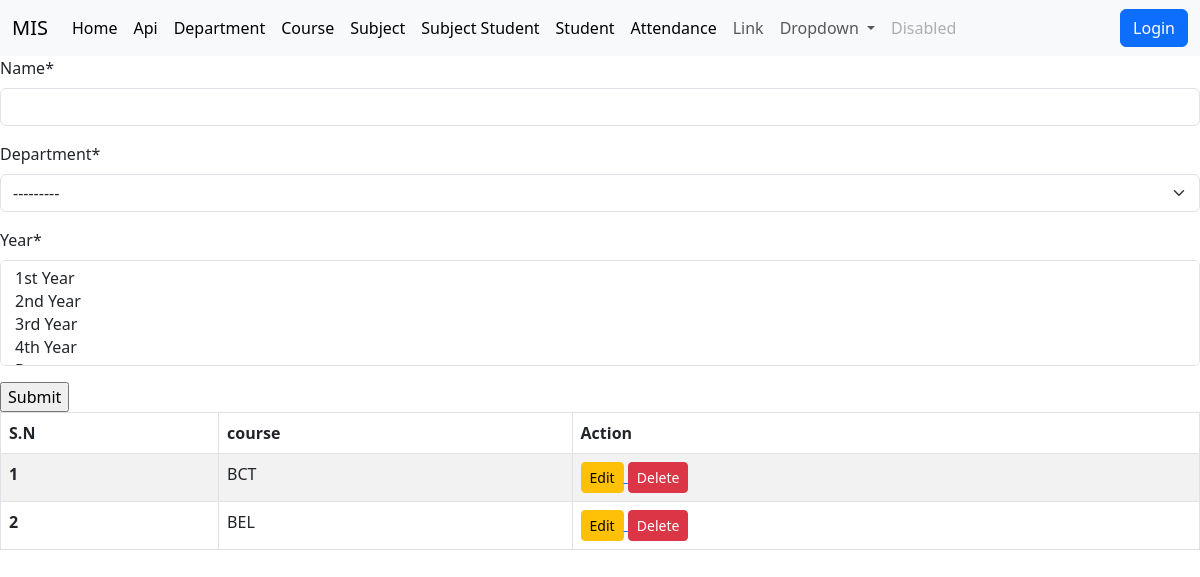
The page /course on the database its author committed.
### api/models.py (models this page shows, shortened)
class Department(models.Model):
    name = models.CharField(max_length=250)
    def __str__(self):
        return self.name

class Year(models.Model):
    year=models.CharField( max_length=50,choices=(
        ('1st Year','1st Year'),
        ('2nd Year','2nd Year'),
        ('3rd Year','3rd Year'),
        ('4th Year','4th Year'),
        ('Pass out','Pass out'),
        ),unique=True)
    def __str__(self):
        return self.year

class Course(models.Model):
    name=models.CharField(max_length=100)
    department = models.ForeignKey(Department, on_delete=models.CASCADE)
    year=models.ManyToManyField(Year)

### Home/views.py (the view, shortened to what this page needs)
# urls.py: path('course', views.course,name='course'),
def course(request):
    context ={}
    all_courses=Course.objects.all()
    context={
        'courseform':CourseForm(),
        'all_courses':all_courses,
    }
    return render(request, "course.html", context)

### Home/forms.py
class CourseForm(forms.ModelForm):
    class Meta:
        model = api.Course
        fields = "__all__"

### templates/course.html (shortened to what this page needs)
{% extends 'base.html' %}
{%load crispy_forms_tags %}
{% block body %}
<form action = "" method = "post">
    {{courseform |crispy }}
    <input type="submit" value="Submit">
</form>
<div>
<table class="table table-striped table-hover table-bordered">
    <thead>
      <tr>
        <th scope="col">S.N</th>
        <th scope="col">course</th>
        <th scope="col">Action</th>
      </tr>
    </thead>
    <tbody>
        {% for ac in all_courses %}
        <tr>
        <th scope="row">{{forloop.counter}}</th>
        <td>{{ac.name}}</td>
        <td>
            <a href="course_update/{{ac.id}}">
              <button type="button" class="btn btn-sm btn-warning">Edit</button>
          </a>
            <a href="course_delete/{{ac.id}}">
                <button type="button" class="btn btn-sm btn-danger">Delete</button>
            </a>
        </td>
        </tr>
        {% endfor %}
    </tbody>
  </table>
</div>
{% endblock body %}

### rows shown on the page
Year: year "1st Year / 2nd Year / 3rd Year / 4th Year"
Course: name "BCT"
Course: name "BEL"
